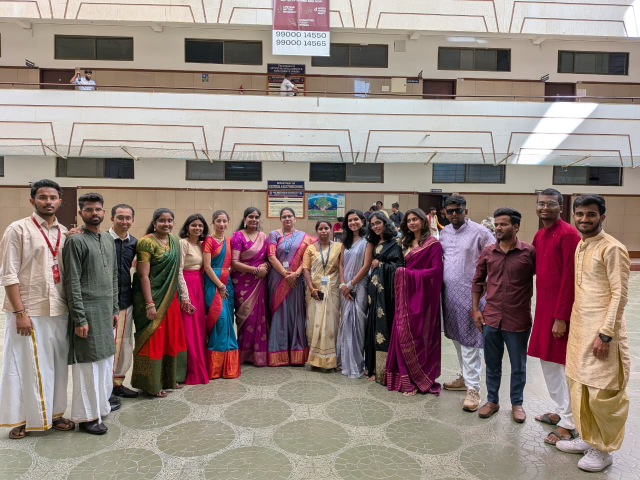
#> input picture uploads/event_931cd6b8/2516695c_WhatsApp_Image_2025-11-20_at_5.05.29_PM.jpeg, 1280 x 960 px (shown at 1/2 size)
$ python quick_verify.py
#> lines starting #> are read from the running program, lines starting #| are printed output that depends on the picture
### backend/robust_face_detector.py
"""
Robust Face Detection System for PicMe
Handles challenging scenarios: sunglasses, varying lighting, different angles

Features:
- Multiple detection algorithms with automatic fallback
- Image preprocessing pipeline
- Support for partially obscured faces
- Pose-invariant detection
"""

import cv2
import numpy as np
from typing import List, Tuple, Optional, Dict
import os

class RobustFaceDetector:
    """
    Multi-algorithm face detector with preprocessing and fallback mechanisms
    """

    def __init__(self):
        """Initialize all face detection models"""
        self.models_loaded = {}
        self.detection_stats = {
            'mtcnn': 0,
            'dnn': 0,
            'haar': 0,
            'hog': 0,
            'preprocessing_used': 0
        }

        # Load models
        self._load_models()
#> (the call stopped at in _load_models, `self.mtcnn_detector = MTCNN( min_face_size=20, steps_threshold=[0.6, 0..`: mtcnn is not available in this run)
#> further down, img is the input picture: shape (960, 1280, 3); mean B, G, R 126, 131.2, 147.4
#|    ✓ Image loaded: (960, 1280, 3)

    def _load_models(self):
        """Load all available face detection models"""
        print("--- [ROBUST DETECTOR] Loading face detection models... ---")

        # 1. Try to load MTCNN (best for sunglasses/occlusions)
        try:
            from mtcnn import MTCNN
            # Configure MTCNN with optimized settings
            # min_face_size: Minimum face size to detect (20px works well)
            # steps_threshold: [P-Net, R-Net, O-Net] - lowered for better detection
            # scale_factor: Pyramid scale factor (0.709 is default)
            self.mtcnn_detector = MTCNN(
                min_face_size=20,
                steps_threshold=[0.6, 0.7, 0.7],
                scale_factor=0.709
            )
            self.models_loaded['mtcnn'] = True
            print("--- [ROBUST DETECTOR] ✓ MTCNN loaded (primary) ---")
            print("--- [ROBUST DETECTOR]   Config: min_face_size=20px, steps_threshold=[0.6, 0.7, 0.7] ---")
        except ImportError:
            self.models_loaded['mtcnn'] = False
            print("--- [ROBUST DETECTOR] ✗ MTCNN not available (install: pip install mtcnn tensorflow) ---")

        # 2. Load DNN-based detector (good for various lighting)
        try:
            model_path = os.path.join(os.path.dirname(__file__), 'models')
            os.makedirs(model_path, exist_ok=True)

            prototxt_path = os.path.join(model_path, 'deploy.prototxt')
            caffemodel_path = os.path.join(model_path, 'res10_300x300_ssd_iter_140000.caffemodel')

            if os.path.exists(prototxt_path) and os.path.exists(caffemodel_path):
                self.dnn_detector = cv2.dnn.readNetFromCaffe(prototxt_path, caffemodel_path)
                self.models_loaded['dnn'] = True
                print("--- [ROBUST DETECTOR] ✓ DNN detector loaded (secondary) ---")
            else:
                self.models_loaded['dnn'] = False
                print("--- [ROBUST DETECTOR] ✗ DNN model files not found ---")
                print("--- [ROBUST DETECTOR]   Download from: https://github.com/opencv/opencv/tree/master/samples/dnn/face_detector ---")
        except Exception as e:
            self.models_loaded['dnn'] = False
            print(f"--- [ROBUST DETECTOR] ✗ DNN detector failed: {e} ---")

        # 3. Load Haar Cascade (lightweight fallback)
        try:
            haar_path = cv2.data.haarcascades + 'haarcascade_frontalface_default.xml'
            self.haar_detector = cv2.CascadeClassifier(haar_path)

            # Also load profile face detector
            haar_profile_path = cv2.data.haarcascades + 'haarcascade_profileface.xml'
            self.haar_profile_detector = cv2.CascadeClassifier(haar_profile_path)

            self.models_loaded['haar'] = True
            print("--- [ROBUST DETECTOR] ✓ Haar Cascade loaded (fallback) ---")
        except Exception as e:
            self.models_loaded['haar'] = False
            print(f"--- [ROBUST DETECTOR] ✗ Haar Cascade failed: {e} ---")

        # 4. HOG detector (using dlib if available)
        try:
            import dlib
            self.hog_detector = dlib.get_frontal_face_detector()
            self.models_loaded['hog'] = True
            print("--- [ROBUST DETECTOR] ✓ HOG detector loaded (dlib) ---")
        except ImportError:
            self.models_loaded['hog'] = False
            print("--- [ROBUST DETECTOR] ✗ HOG detector not available (install: pip install dlib) ---")

        print(f"--- [ROBUST DETECTOR] Loaded {sum(self.models_loaded.values())}/4 detectors ---")

    # [248 lines left out: functions preprocess_image, detect_faces_mtcnn, detect_faces_dnn, detect_faces_haar, detect_faces_hog, not called in this run]

    def detect_faces_robust(
        self,
        image: np.ndarray,
        use_preprocessing: bool = True,
        enhancement_level: str = 'medium'  # Changed to 'medium' for speed
    ) -> Tuple[List[Dict], str]:
        """
        OPTIMIZED: Robust face detection with multiple algorithms
        Enhanced for sunglasses, accessories, and challenging conditions

        CRITICAL FIX: Reduced preprocessing variants for speed

        Args:
            image: Input image (BGR format)
            use_preprocessing: Whether to use image preprocessing
            enhancement_level: 'light', 'medium', 'heavy'

        Returns:
            Tuple of (list of detected faces, detection method used)
        """
#> called with use_preprocessing = True, enhancement_level = 'medium'
        # Try each detection method in order of speed and reliability
        # CRITICAL: Try on original image first, then preprocess only if needed
        detection_methods = [
            ('haar', self.detect_faces_haar),    # Fastest, try first
            ('hog', self.detect_faces_hog),      # Good for sunglasses
            ('dnn', self.detect_faces_dnn),      # Good for lighting
            ('mtcnn', self.detect_faces_mtcnn),  # Slowest, try last
        ]

        # PHASE 1: Try all methods on original image (fast)
        for method_name, detect_func in detection_methods:
            if not self.models_loaded.get(method_name):
                continue

            faces = detect_func(image)

            if faces:
                print(f"--- [ROBUST DETECTOR] ✓ {method_name.upper()} found {len(faces)} face(s) ---")
                return faces, method_name

        # PHASE 2: If no faces found, try with preprocessing (slower)
        if use_preprocessing:
            print("--- [ROBUST DETECTOR] No faces found, trying with preprocessing... ---")
            self.detection_stats['preprocessing_used'] += 1

            # Create only 2-3 most effective variants (not 7!)
            image_variants = [
                image,  # Original
                self._quick_enhance(image)  # Single enhanced version
            ]

            for method_name, detect_func in detection_methods:
                if not self.models_loaded.get(method_name):
                    continue

                for variant_idx, img_variant in enumerate(image_variants[1:], 1):  # Skip original (already tried)
                    faces = detect_func(img_variant)

                    if faces:
                        print(f"--- [ROBUST DETECTOR] ✓ {method_name.upper()} found {len(faces)} face(s) with preprocessing ---")
                        return faces, f"{method_name}_enhanced"

        print("--- [ROBUST DETECTOR] ✗ No faces detected by any method ---")
        return [], 'none'

    def _quick_enhance(self, image: np.ndarray) -> np.ndarray:
        """
        Quick single-pass enhancement for speed

        Returns:
            Enhanced image
        """
        try:
            # CLAHE for better contrast (most effective single enhancement)
            gray = cv2.cvtColor(image, cv2.COLOR_BGR2GRAY)
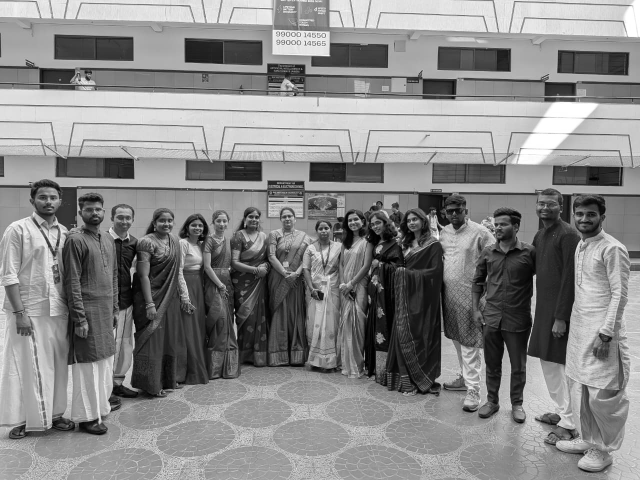
#> gray: shape (960, 1280) (shown at 1/2 size); min 0, max 255, mean 135.4
            clahe = cv2.createCLAHE(clipLimit=2.0, tileGridSize=(8, 8))
            enhanced_gray = clahe.apply(gray)
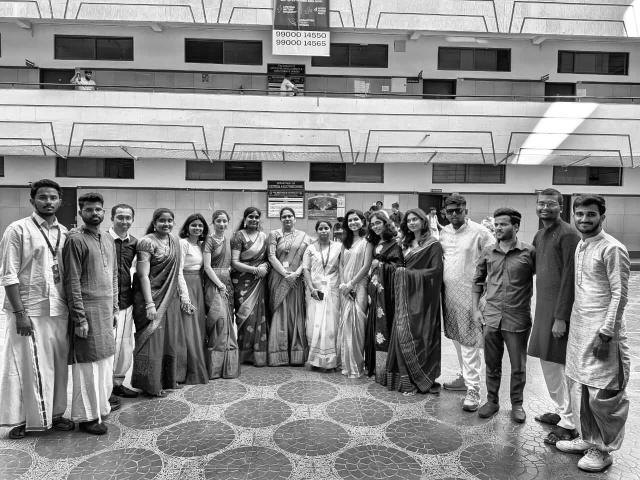
#> enhanced_gray: shape (960, 1280) (shown at 1/2 size); min 0, max 255, mean 138
            enhanced = cv2.cvtColor(enhanced_gray, cv2.COLOR_GRAY2BGR)
            return enhanced
        except:
            return image

    # [43 lines left out: function get_face_encodings_from_detections, not called in this run]

    def print_stats(self):
        """Print detection statistics"""
        print("\n--- [ROBUST DETECTOR] Detection Statistics ---")
        print(f"  MTCNN detections: {self.detection_stats['mtcnn']}")
        print(f"  DNN detections: {self.detection_stats['dnn']}")
        print(f"  Haar detections: {self.detection_stats['haar']}")
        print(f"  HOG detections: {self.detection_stats['hog']}")
        print(f"  Preprocessing used: {self.detection_stats['preprocessing_used']} times")
        print("--- [ROBUST DETECTOR] End Statistics ---\n")


# Convenience function for easy integration
# [20 lines left out: function detect_faces_robust, not called in this run]


# [5 lines that do not run on import are left out]

### backend/quick_verify.py
"""
Quick verification that face detection works
"""

import cv2
import os
from robust_face_detector import RobustFaceDetector

print("=" * 70)
print("QUICK VERIFICATION: Face Detection")
print("=" * 70)

# Initialize detector
print("\n1. Initializing robust detector...")
detector = RobustFaceDetector()
print("   ✓ Detector loaded")

# Test on actual photo
photo_path = "../uploads/event_931cd6b8/2516695c_WhatsApp_Image_2025-11-20_at_5.05.29_PM.jpeg"

print(f"\n2. Testing detection on: {os.path.basename(photo_path)}")

if not os.path.exists(photo_path):
    print("   ✗ Photo not found")
else:
    img = cv2.imread(photo_path)
    if img is None:
        print("   ✗ Could not load image")
    else:
        print(f"   ✓ Image loaded: {img.shape}")

        # Detect faces
        faces, method = detector.detect_faces_robust(img, use_preprocessing=True)
#> faces = []; method = 'none'

        print(f"\n3. Detection Results:")
        print(f"   Method used: {method}")
#|    Method used: none
        print(f"   Faces detected: {len(faces)}")
#|    Faces detected: 0

        if len(faces) > 0:
            print("\n   ✓ FACE DETECTION WORKING!")
            for i, face in enumerate(faces[:5]):
                box = face['box']
                conf = face.get('confidence', 0)
                print(f"      Face {i+1}: box={box}, confidence={conf:.2f}")
        else:
            print("\n   ✗ No faces detected")

        # Show stats
        print("\n4. Detection Statistics:")
        detector.print_stats()

print("\n" + "=" * 70)
print("VERIFICATION COMPLETE")
print("=" * 70)

$ run again, with uploads/event_931cd6b8/058be6ab_boo.jpeg copied over uploads/event_931cd6b8/2516695c_WhatsApp_Image_2025-11-20_at_5.05.29_PM.jpeg
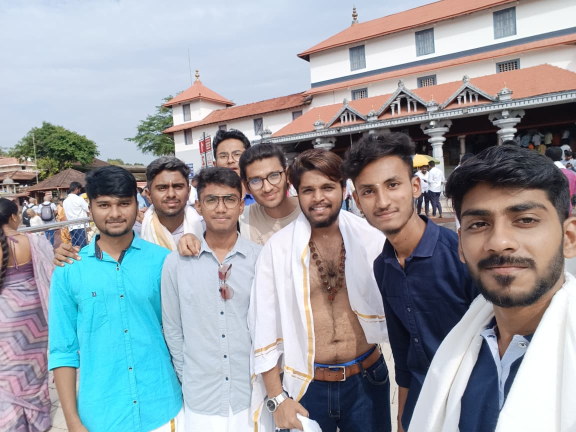
#> input picture uploads/event_931cd6b8/058be6ab_boo.jpeg, 1152 x 864 px (shown at 1/2 size)
#> img is the input picture: shape (864, 1152, 3); mean B, G, R 163.8, 158.1, 152.5
#|    ✓ Image loaded: (864, 1152, 3)
#> in _quick_enhance, `gray = cv2.cvtColor(image, cv2.COLOR_BGR2GRAY)`:
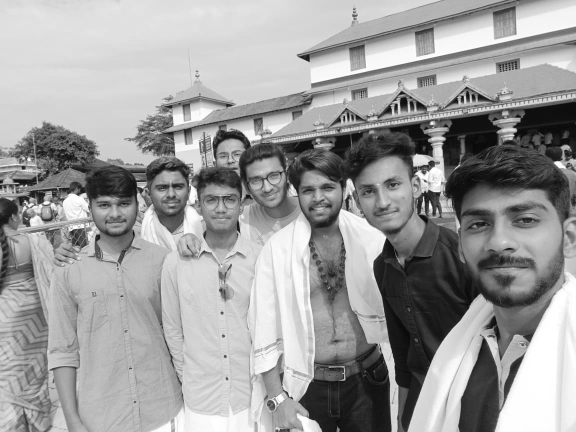
#> gray: shape (864, 1152) (shown at 1/2 size); min 0, max 255, mean 157.1
#> in _quick_enhance, `enhanced_gray = clahe.apply(gray)`:
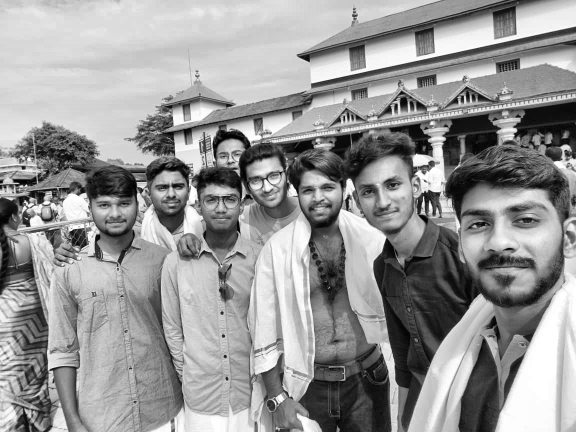
#> enhanced_gray: shape (864, 1152) (shown at 1/2 size); min 0, max 255, mean 150.4
#> faces = []; method = 'none'
#|    Method used: none
#|    Faces detected: 0

$ run again, with uploads/event_931cd6b8/10750d04_WhatsApp_Image_2025-11-20_at_5.13.03_PM.jpeg copied over uploads/event_931cd6b8/2516695c_WhatsApp_Image_2025-11-20_at_5.05.29_PM.jpeg
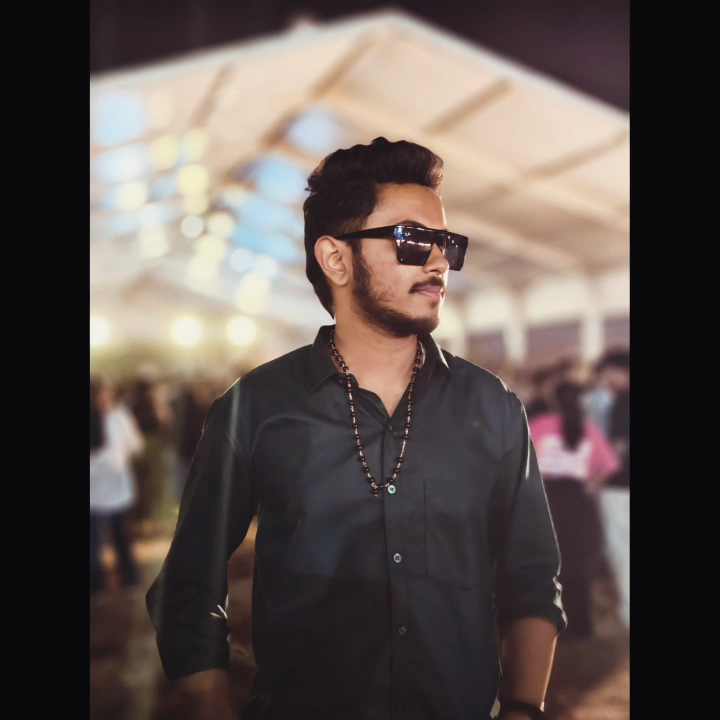
#> input picture uploads/event_931cd6b8/10750d04_WhatsApp_Image_2025-11-20_at_5.13.03_PM.jpeg, 1440 x 1440 px (shown at 1/2 size)
#> img is the input picture: shape (1440, 1440, 3); mean B, G, R 79, 82.9, 93.5
#|    ✓ Image loaded: (1440, 1440, 3)
#> in _quick_enhance, `gray = cv2.cvtColor(image, cv2.COLOR_BGR2GRAY)`:
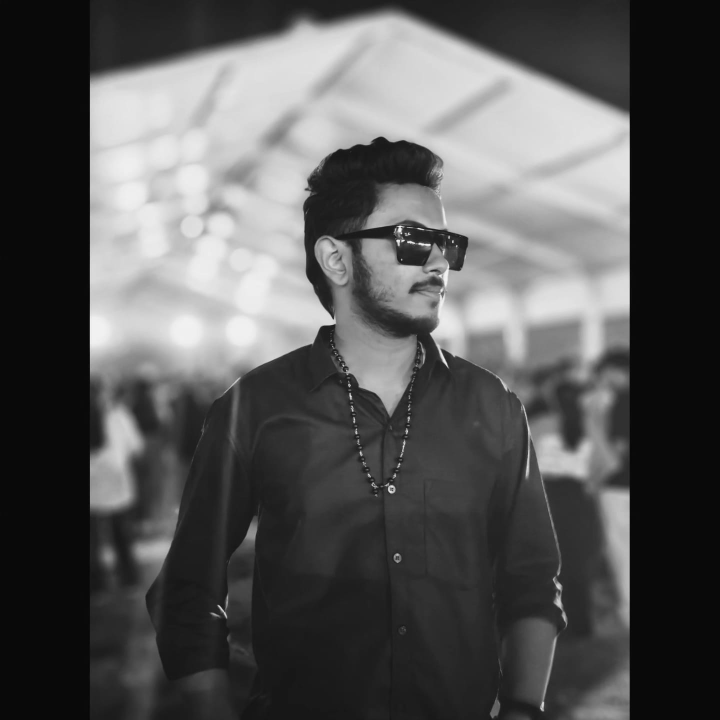
#> gray: shape (1440, 1440) (shown at 1/2 size); min 0, max 254, mean 85.5
#> in _quick_enhance, `enhanced_gray = clahe.apply(gray)`:
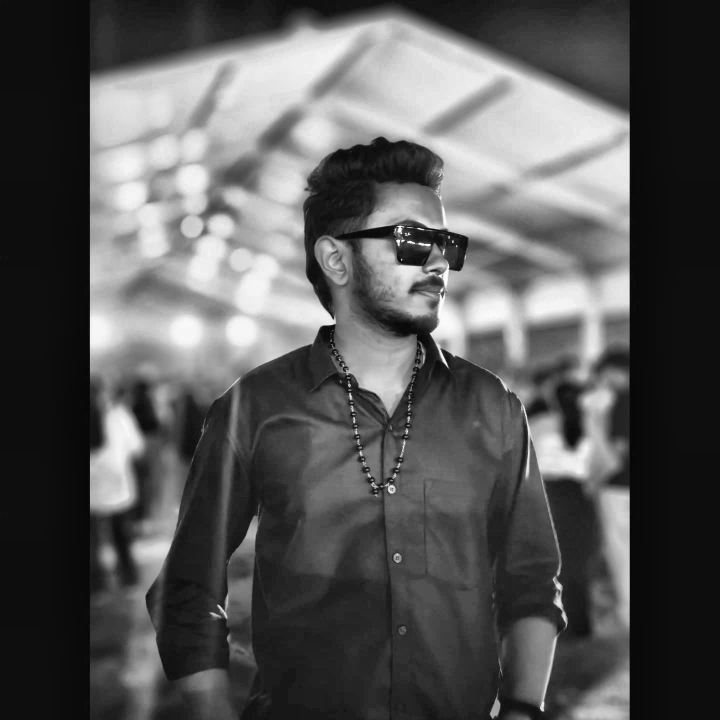
#> enhanced_gray: shape (1440, 1440) (shown at 1/2 size); min 1, max 255, mean 87.8
#> faces = []; method = 'none'
#|    Method used: none
#|    Faces detected: 0

$ run again, with uploads/event_931cd6b8/40aff6b6_WhatsApp_Image_2025-11-20_at_5.05.29_PM_1.jpeg copied over uploads/event_931cd6b8/2516695c_WhatsApp_Image_2025-11-20_at_5.05.29_PM.jpeg
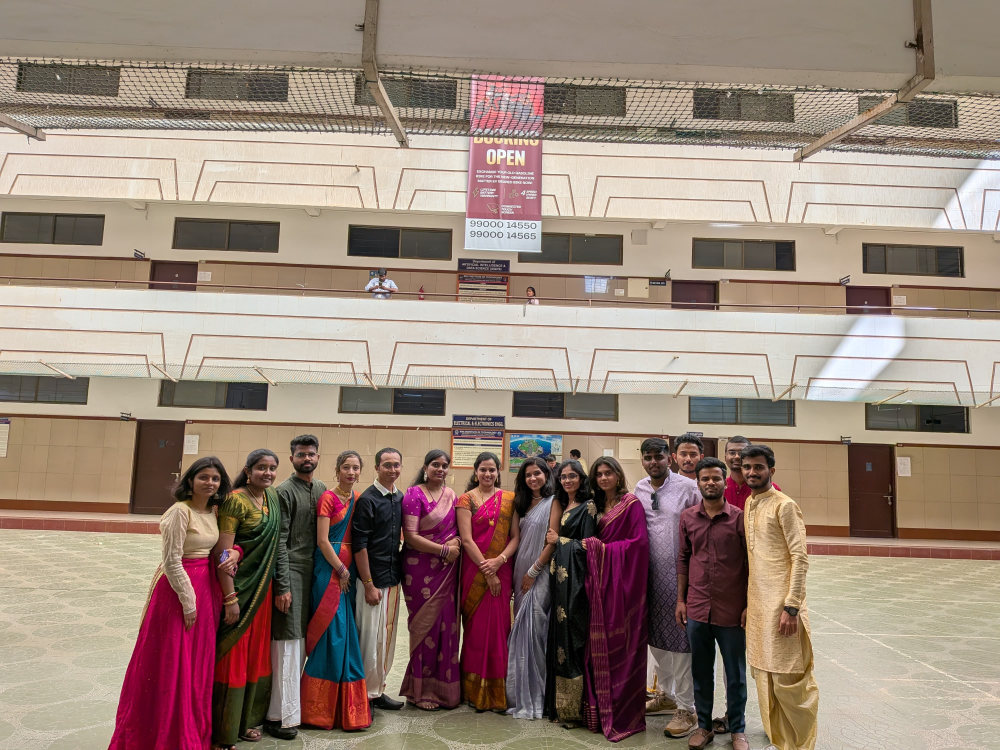
#> input picture uploads/event_931cd6b8/40aff6b6_WhatsApp_Image_2025-11-20_at_5.05.29_PM_1.jpeg, 4000 x 3000 px (shown at 1/4 size)
#> img is the input picture: shape (3000, 4000, 3); mean B, G, R 121.7, 133.4, 152.9
#|    ✓ Image loaded: (3000, 4000, 3)
#> in _quick_enhance, `gray = cv2.cvtColor(image, cv2.COLOR_BGR2GRAY)`:
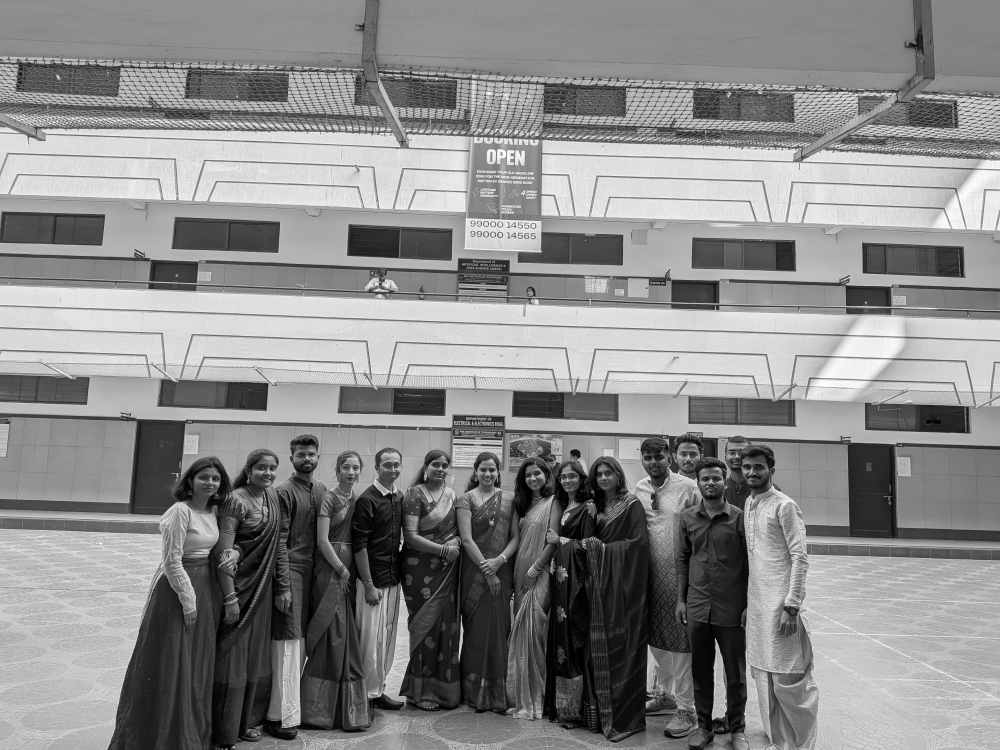
#> gray: shape (3000, 4000) (shown at 1/4 size); min 0, max 255, mean 137.9
#> in _quick_enhance, `enhanced_gray = clahe.apply(gray)`:
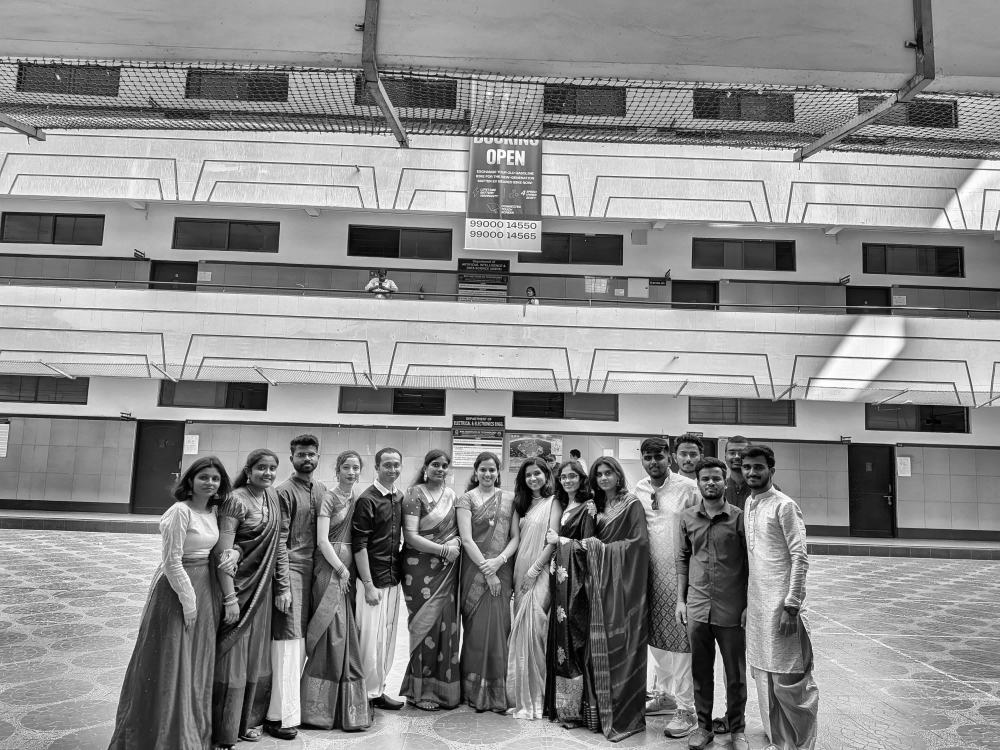
#> enhanced_gray: shape (3000, 4000) (shown at 1/4 size); min 0, max 255, mean 138.6
#> faces = []; method = 'none'
#|    Method used: none
#|    Faces detected: 0
